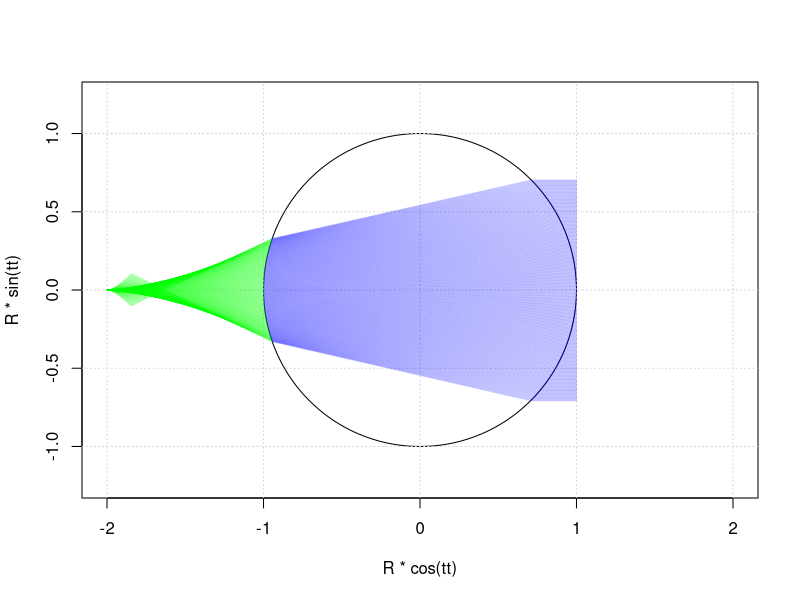

Here is the R script that generated this plot:
rm(list=ls())     # Environment Cleaning
R<-1              # Radius of the drop
n<-1.33           # Index of refraction
tr<-.2            # Transparency of the rays
nr<-1             # Number of output refracted rays
f<-1              # Amplitude factor. Extends the rays by this value.
# kj<-8           # Uncomment this to show only specified option
# Incident impact factor  
dp<-.005          # increment 
pmin<--sin(pi/4)  # minimum value (-1+dp)
pmax<-sin(pi/4)   # maximum value (1-dp)
pj<-seq(pmin,pmax,dp) # Sequence or specific value(s).
# Other choices
reflec<-FALSE     # Show incident reflecion
normal<-FALSE     # Show the normals
ncheck<-FALSE     # Show outer circle to check normal
angtst<-FALSE     # Set n=1 and p=sin(pi/nr), where nr=4,8,16,
#-------------------------------------------------------------------------------
if(angtst){
   n<-1.
   pj<-sin(pi/nr)
}
# Draw the drop
tt<-seq(0,2*pi,pi/199)
plot(R*cos(tt),R*sin(tt),type='l',asp=1,xlim=2*R*c(-1,1));grid()      # Circle
# outer circle to check normals
if(ncheck){
   points(f*R*cos(tt),f*R*sin(tt),type='l',asp=1);grid()        # Circle
}
#-------------------------------------------------------------------------------
if(!exists("kj")){
   kj<-1:nr
}
for(p in pj){
   st<-p
   ct<-sqrt(1-st**2)
   th<-atan2(st,ct)
   # phi
   sp<-st/n
   cp<-sqrt(1-sp**2)
   ph<-atan2(sp,cp)
   # psi
   ps<-(pi-2*ph)
   #---------------------------------------
   co<-cos(2*(th)) # Reflexao
   so<-sin(2*(th))
   points(R*c(f,ct),R*c(st,st),type='l',col=rgb(0,0,1,tr))        # Incident beam
   if(reflec){
      points(R*ct+c(0,co),R*st+c(0,so),type='l',col=rgb(0,1,0,tr))   # REFLEXAO
   }
   #---------------------------------------
   cp<-ct
   sp<-st
   for(k in 0:nr){
      # INTERNAL REFLECTIONS
      ck<-cos(th+k*ps)
      sk<-sin(th+k*ps)
      if(normal){
         points( f*R*c(ck,0),f*R*c(sk,0),type='l',col=rgb(1,0,0,tr))  # N1
      }
      points(R*c(cp,ck),R*c(sp,sk),type='l',col=rgb(0,0,1,tr))   # D1
      cp<-ck
      sp<-sk
      # REFRACTIONS
      if(k>0){
         co<-cos(2*th+k*ps)
         so<-sin(2*th+k*ps)
         if(k %in% kj){
            points(R*ck+c(0,f*co),R*sk+c(0,f*so),type='l',col=rgb(0,1,0,tr))   # REFRACTION
         }
      }
   }
}
#---------------------------------------